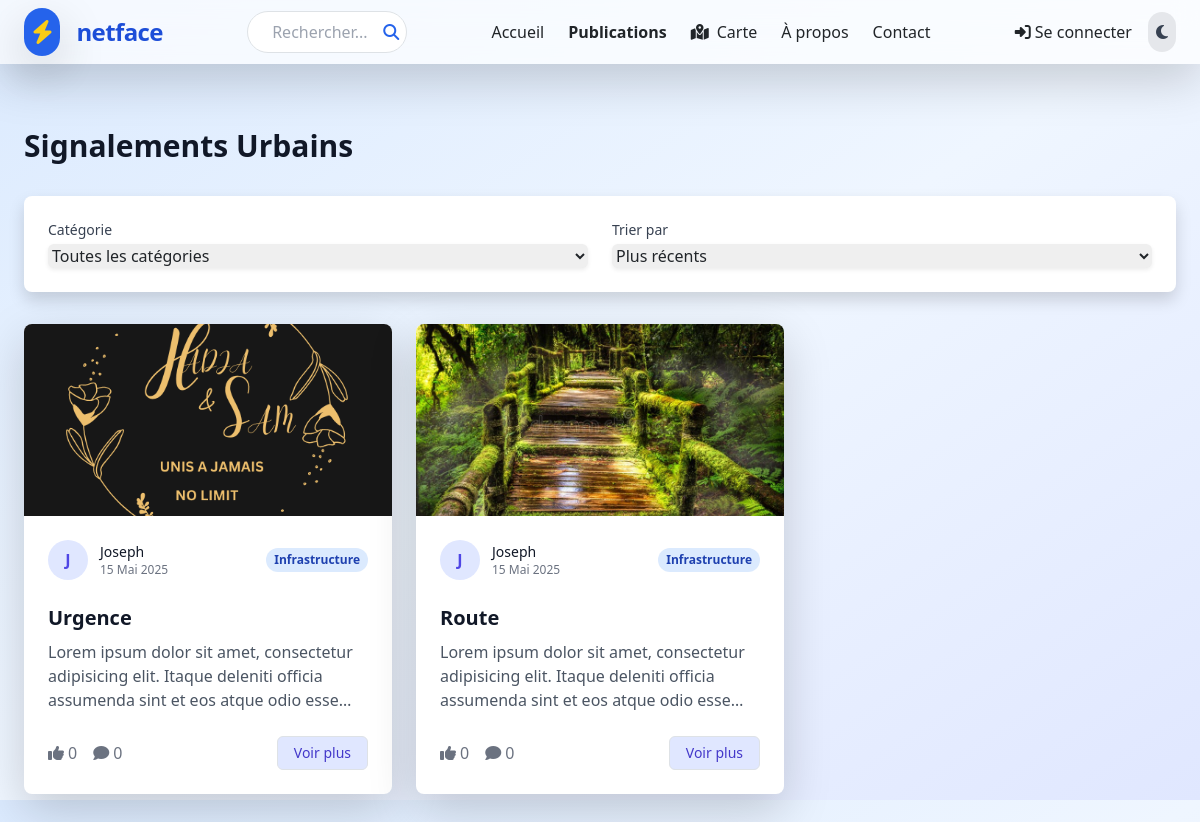
/posts/posts/, run on the app's committed database.
### Post/models.py (models this page shows, shortened)
class Post(models.Model):
  user=models.ForeignKey(CustomUser, on_delete=models.CASCADE, related_name='posts')
  title=models.CharField(max_length=200)
  description=models.TextField()
  image=models.ImageField(upload_to='posts', null=True, blank=True)
  created_at=models.DateTimeField(auto_now_add=True)
  latitude=models.FloatField()
  longitude=models.FloatField()
  updated_at=models.DateTimeField(auto_now=True)
  nb_votes=models.IntegerField(default=0)
  CATEGORY_CHOICES = [
    ('route', 'Route endommagée'),
    ('electricite', 'Panne électrique'),
    ('dechets', 'Déchets non collectés'),
    ('environnement', 'Environnement'),
    ('infrastructure', 'Infrastructure'),
    ('securite', 'Sécurité'),
    ('autre', 'Autre'),
  ]
  STATUS_CHOICES = [
    ('attente', 'En attente'),
    ('encours', 'En cours'),
    ('resolu', 'Résolu'),
  ]
  category = models.CharField(max_length=20, choices=CATEGORY_CHOICES, default='autre')
  status = models.CharField(max_length=20, choices=STATUS_CHOICES, default='attente')

### comptes/models.py (models this page shows, shortened)
class CustomUser(AbstractUser):
    ROLE_CHOICES = (
        ('user', 'Utilisateur'),
        ('admin', 'Administrateur'),
        ('moderator', 'Modérateur'),
    )
    profile_picture = models.ImageField(upload_to='profile_pictures/', null=True, blank=True)
    telephone = models.CharField(max_length=10, null=True, blank=True)
    adresse = models.CharField(max_length=255, null=True, blank=True)
    date_de_naissance = models.DateField(null=True, blank=True)
    verification_code = models.CharField(max_length=6, null=True, blank=True)
    token_expiration = models.DateTimeField(null=True, blank=True)
    date_creation = models.DateTimeField(auto_now_add=True)
    bio = models.TextField(max_length=500, blank=True)
    location = models.CharField(max_length=100, blank=True)
    avatar = models.ImageField(upload_to='avatars/', null=True, blank=True)
    updated_at = models.DateTimeField(auto_now=True)
    role = models.CharField(max_length=20, choices=ROLE_CHOICES, default='user')

### Post/views.py (the view)
# urls.py: path('posts/', views.posts, name='posts'),
def posts(request):
  posts = Post.objects.all().annotate(votes_count=Count('vote'))
  return render(request, 'Post/posts.html', {'posts': posts})

### Post/templates/Post/posts.html (shortened to what this page needs)
{% extends 'hackathon/base.html' %}
{% load static %}
{% block content %}
<div class="max-w-7xl mx-auto px-4 sm:px-6 lg:px-8 py-12">
    <div class="flex justify-between items-center mb-8">
        <h1 class="text-3xl font-bold text-gray-900 dark:text-white">Signalements Urbains</h1>
    </div>
    <div class="bg-white dark:bg-gray-800 rounded-lg shadow p-4 mb-8">
        <div class="flex flex-wrap gap-4">
            <div class="flex-1 min-w-[200px]">
                <label for="category" class="block text-sm font-medium text-gray-700 dark:text-gray-300 mb-1">Catégorie</label>
                <select id="category" class="w-full rounded-md border-gray-300 shadow-sm focus:border-indigo-500 focus:ring-indigo-500">
                    <option value="">Toutes les catégories</option>
                </select>
            </div>
            <div class="flex-1 min-w-[200px]">
                <label for="sort" class="block text-sm font-medium text-gray-700 dark:text-gray-300 mb-1">Trier par</label>
                <select id="sort" class="w-full rounded-md border-gray-300 shadow-sm focus:border-indigo-500 focus:ring-indigo-500">
                    <option value="recent">Plus récents</option>
                </select>
            </div>
        </div>
    </div>
    <div class="grid grid-cols-1 md:grid-cols-2 lg:grid-cols-3 gap-6">
        {% for post in posts %}
        <div class="bg-white dark:bg-gray-800 rounded-lg shadow-lg overflow-hidden hover:shadow-xl transition-shadow duration-300">
            {% if post.image %}
            <img src="{{ post.image.url }}" alt="{{ post.title }}" class="w-full h-48 object-cover">
            {% endif %}
            <div class="p-6">
                <div class="flex items-center justify-between mb-4">
                    <div class="flex items-center space-x-3">
                        <div class="w-10 h-10 rounded-full bg-indigo-100 flex items-center justify-center">
                            <span class="text-indigo-600 font-semibold">{{ post.user.username|slice:':1'|upper }}</span>
                        </div>
                        <div>
                            <p class="text-sm font-medium text-gray-900 dark:text-white">{{ post.user.username }}</p>
                            <p class="text-xs text-gray-500 dark:text-gray-400">{{ post.created_at|date:'d M Y' }}</p>
                        </div>
                    </div>
                    <span class="px-2 py-1 text-xs font-semibold rounded-full
                        {% if post.category == 'infrastructure' %}bg-blue-100 text-blue-800
                        {% elif post.category == 'securite' %}bg-red-100 text-red-800
                        {% elif post.category == 'environnement' %}bg-green-100 text-green-800
                        {% else %}bg-gray-100 text-gray-800{% endif %}">
                        {{ post.get_category_display }}
                    </span>
                </div>
                <h3 class="text-xl font-semibold text-gray-900 dark:text-white mb-2">{{ post.title }}</h3>
                <p class="text-gray-600 dark:text-gray-300 mb-4 line-clamp-3">{{ post.description }}</p>
                <div class="flex items-center justify-between">
                    <div class="flex items-center space-x-4">
                        <button class="like-btn flex items-center space-x-1 text-gray-500 hover:text-indigo-600 dark:text-gray-400 dark:hover:text-indigo-400" data-post-id="{{ post.id }}">
                            <i class="fas fa-thumbs-up"></i>
                            <span id="votes-count-{{ post.id }}">{{ post.votes_count }}</span>
                        </button>
                        <button class="flex items-center space-x-1 text-gray-500 hover:text-indigo-600 dark:text-gray-400 dark:hover:text-indigo-400">
                            <i class="fas fa-comment"></i>
                            <span>0</span>
                        </button>
                    </div>
                    <a href="{% url 'post_detail' post.id %}"
                       class="inline-flex items-center px-3 py-1.5 border border-transparent text-sm font-medium rounded-md text-indigo-700 bg-indigo-100 hover:bg-indigo-200 focus:outline-none focus:ring-2 focus:ring-offset-2 focus:ring-indigo-500">
                        Voir plus
                    </a>
                </div>
            </div>
        </div>
        {% endfor %}
    </div>
</div>
{% endblock %}

### hackathon/templates/hackathon/base.html (shortened to what this page needs)
{% load static %}
<!DOCTYPE html>
<html lang="fr" class="scroll-smooth">
<head>
    <script src="https://cdn.tailwindcss.com"></script>
    <link rel="stylesheet" href="https://cdnjs.cloudflare.com/ajax/libs/font-awesome/6.5.1/css/all.min.css">
    <link href="https://unpkg.com/aos@2.3.1/dist/aos.css" rel="stylesheet">
    {% load static %}
    <link rel="stylesheet" href="{% static 'hackathon/css/custom.css' %}">
    <link href="https://cdn.jsdelivr.net/npm/bootstrap@5.3.0/dist/css/bootstrap.min.css" rel="stylesheet">
</head>
<body class="bg-gradient-to-br from-primary-100 via-blue-50 to-indigo-100 dark:bg-gray-900">
    <nav class="fixed w-full glass z-50 shadow-lg animate-fadeInDown">
        <div class="max-w-7xl mx-auto px-4 sm:px-6 lg:px-8">
            <div class="flex justify-between h-16 items-center">
                <a href="{% url 'home' %}" class="flex items-center text-2xl font-extrabold text-primary-700 dark:text-primary-400 tracking-tight gap-2">
                    <span class="bg-gradient-to-r from-primary-600 to-blue-600 p-2 rounded-full shadow-lg"><i class="fas fa-bolt text-yellow-400 animate-pulse"></i></span>
                    <span class="ml-2">{% block logo %}netface{% endblock %}</span>
                </a>
                <form action="#" method="get" class="hidden md:flex items-center ml-8">
                    <div class="relative">
                        <input type="text" name="q" placeholder="Rechercher..." class="search-anim rounded-full border border-gray-300 px-4 py-2 focus:outline-none focus:ring-2 focus:ring-primary-400 focus:border-primary-400 transition text-gray-700"/>
                        <button type="submit" class="absolute right-2 top-1/2 -translate-y-1/2 text-primary-600 hover:text-primary-800 transition">
                            <i class="fas fa-search animate-pulse"></i>
                        </button>
                    </div>
                </form>
                <div class="hidden md:flex items-center space-x-6 ml-8">
                    <a href="{% url 'home' %}" class="nav-link {% if request.resolver_match.url_name == 'home' %}border-b-2 border-primary-600 dark:border-primary-400 font-bold{% endif %}">Accueil</a>
                    <a href="{% url 'posts' %}" class="nav-link {% if request.resolver_match.url_name == 'posts' %}border-b-2 border-primary-600 dark:border-primary-400 font-bold{% endif %}">Publications</a>
                    <a href="{% url 'map_view' %}" class="nav-link {% if request.resolver_match.url_name == 'map_view' %}border-b-2 border-primary-600 dark:border-primary-400 font-bold{% endif %}">
                        <i class="fas fa-map-marked-alt mr-2"></i>Carte
                    </a>
                    <a href="{% url 'about' %}" class="nav-link {% if request.resolver_match.url_name == 'about' %}border-b-2 border-primary-600 dark:border-primary-400 font-bold{% endif %}">À propos</a>
                    <a href="{% url 'contact' %}" class="nav-link {% if request.resolver_match.url_name == 'contact' %}border-b-2 border-primary-600 dark:border-primary-400 font-bold{% endif %}">Contact</a>
                </div>
                <div class="hidden md:flex items-center space-x-4 ml-8">
                    {% if user.is_authenticated %}
                        <a href="{% url 'profile' %}">
                            <span class="font-semibold text-primary-700 dark:text-primary-300 flex items-center gap-2 animate-fadeIn"><i class="fas fa-user-circle"></i>{{ user.username }}</span>
                        </a>
                        <a href="{% url 'logout' %}" class="nav-link text-red-500 hover:text-red-700 flex items-center gap-1 animate-slideIn"><i class="fas fa-sign-out-alt"></i> Se déconnecter</a>
                    {% else %}
                        <a href="{% url 'login' %}" class="nav-link flex items-center gap-1 animate-bounceIn"><i class="fas fa-sign-in-alt"></i> Se connecter</a>
                    {% endif %}
                    <button id="theme-toggle" class="ml-2 p-2 rounded-full bg-gray-200 dark:bg-gray-700 hover:bg-primary-100 dark:hover:bg-primary-700 transition">
                        <i id="theme-icon" class="fas fa-moon text-gray-700 dark:text-gray-200"></i>
                    </button>
                </div>
            </div>
        </div>
    </nav>
    <main class="pt-20 min-h-screen">
        {% block content %}
        {% endblock %}
    </main>
</body>
</html>

### hackathon/static/hackathon/css/custom.css (style rules this page uses)
.nav-link { @apply text-gray-700 dark:text-gray-300 hover:text-primary-600 dark:hover:text-primary-400 transition-colors duration-300; }

### hackathon/templates/hackathon/base.html (style rules this page uses)
.nav-link { @apply text-gray-700 dark:text-gray-300 hover:text-primary-600 dark:hover:text-primary-400 px-2 py-1 transition relative; }
.nav-link::after { content: ''; display: block; width: 0; height: 2px; background: linear-gradient(90deg, #3b82f6 0%, #1e40af 100%); transition: width .3s; position: absolute; left: 0; bottom: 0; }
.glass { background: rgba(255,255,255,0.7); backdrop-filter: blur(12px); box-shadow: 0 8px 32px 0 rgba(31,38,135,0.15); }
.search-anim { transition: width 0.5s cubic-bezier(.4,0,.2,1), background 0.3s, box-shadow 0.3s; width: 160px; box-shadow: 0 0 0 0 rgba(59,130,246,0); }
.animate-bounceIn { animation: bounceIn 0.7s; }

### data on the page
Post: image (picture), user.username "J", user.username "Joseph", created_at "15 Mai 2025", category "Infrastructure", title "Urgence", description "Lorem ipsum dolor sit amet, consectetur adipisicing elit. Itaque deleniti officia assumenda sint et eos atque odio…", votes_count "0"
Post: image (picture), user.username "J", user.username "Joseph", created_at "15 Mai 2025", category "Infrastructure", title "Route", description "Lorem ipsum dolor sit amet, consectetur adipisicing elit. Itaque deleniti officia assumenda sint et eos atque odio…", votes_count "0"
